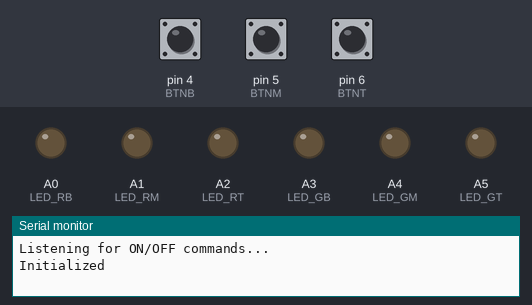
Recording of a sketch running on a simulated Arduino Uno, built with avr-gcc and run on an emulated ATmega328P. Parts: output pins drawn as LEDs (lit = HIGH), the last lines printed to the serial monitor. Inputs (shaded band) come from the test bench; at power-on: pin 4 (BTNB) HIGH, pin 5 (BTNM) HIGH, pin 6 (BTNT) HIGH. No radio packets arrive unless stated; pins used as bus, display or sensor lines are not drawn.

Above: at 2.0 s.
2.1 s: pin 4 (BTNB) pulled LOW for 0.15 s
At 2.6 s:
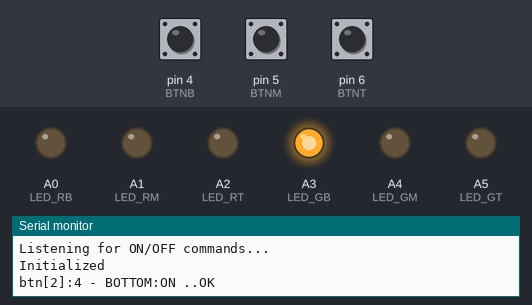
3.8 s: pin 5 (BTNM) pulled LOW for 0.15 s
At 5.0 s:
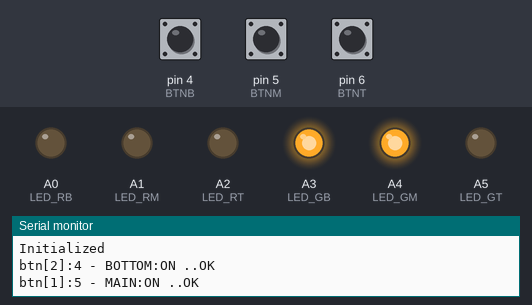
5.5 s: pin 6 (BTNT) pulled LOW for 0.15 s
At 6.3 s:
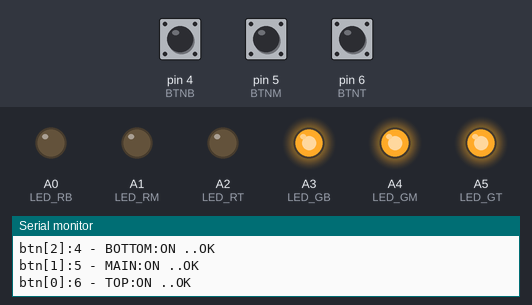
7.2 s: pin 4 (BTNB) pulled LOW for 1 s
At 9.4 s:
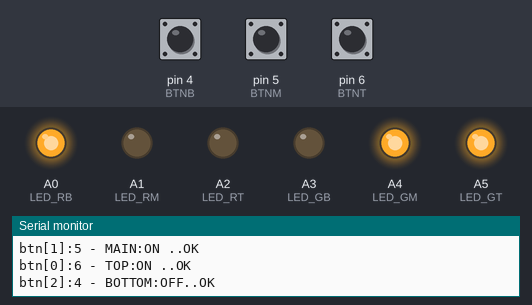
9.7 s: pin 5 (BTNM) pulled LOW for 1 s
At 11.3 s:
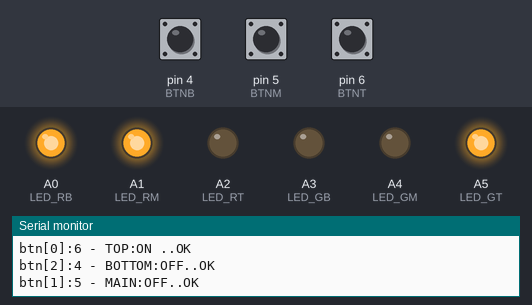
12.2 s: pin 6 (BTNT) pulled LOW for 1 s
At 14.4 s:
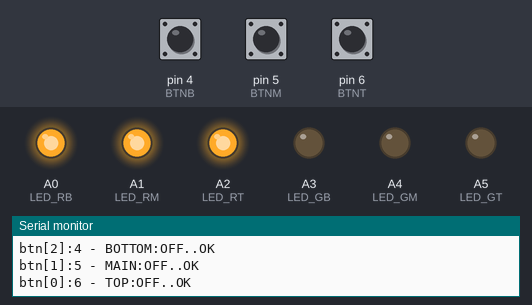
Timing chart, 0 to 15.7 s (numbered marks = the images above; inputs shaded):
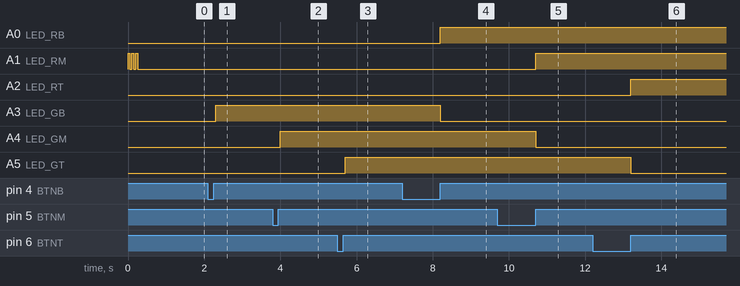

Measured:
- after the input at 2.1 s, A3 (LED_GB): LOW → HIGH after 0.20 s
- after the input at 3.8 s, A4 (LED_GM): LOW → HIGH after 0.20 s
- after the input at 5.5 s, A5 (LED_GT): LOW → HIGH after 0.20 s
- after the input at 7.2 s, A0 (LED_RB): LOW → HIGH after 1.0 s; A3 (LED_GB): HIGH → LOW after 1.0 s
- after the input at 9.7 s, A1 (LED_RM): LOW → HIGH after 1.0 s; A4 (LED_GM): HIGH → LOW after 1.0 s
- after the input at 12.2 s, A2 (LED_RT): LOW → HIGH after 1.0 s; A5 (LED_GT): HIGH → LOW after 1.0 s

The sketch:

WirelessSwitch.ino
```cpp
#include "config.h"
#include "debug.h"
#include <RHReliableDatagram.h>
#include <RH_RF69.h>
#include <SPI.h>

#define NODEID 31
#define MASTERID 1

#define LED_RM             15  //digital pin for MIDDLE RED LED
#define LED_GM             18  //digital pin for MIDDLE GREEN LED
#define LED_RT             16  //digital pin for TOP RED LED
#define LED_GT             19  //digital pin for TOP GREEN LED
#define LED_RB             14  //digital pin for BOTTOM RED LED
#define LED_GB             17  //digital pin for BOTTOM GREEN LE
#define SSR                 7  //digital pin connected to Solid State Relay (SSR)

#define BTNCOUNT            3  //1 or 3 (2 also possible)
#define BTNM                5  //digital pin of middle button
#define BTNT                6  //digital pin of top button
#define BTNB                4  //digital pin of bottom button
#define BTNINDEX_SSR        1  //index in btn[] array which is associated with the SolidStateRelay (SSR)

#define BUTTON_BOUNCE_MS  200  //timespan before another button change can occur

// Singleton instance of the radio driver
RH_RF69 driver;
//RH_RF69 driver(15, 16); // For RF69 on PJRC breakout board with Teensy 3.1

// Class to manage message delivery and receipt, using the driver declared above
RHReliableDatagram manager(driver, NODEID);

long now=0;
byte btnIndex=0; // as the sketch loops this index will loop through the available physical buttons
byte mode[] = {OFF,OFF,OFF}; //could use single bytes for efficiency but keeping it separate for clarity
byte btn[] = {BTNT, BTNM, BTNB};
byte btnLastState[]={RELEASED,RELEASED,RELEASED};
unsigned long btnLastPress[]={0,0,0};
byte btnLEDRED[] = {LED_RT, LED_RM, LED_RB};
byte btnLEDGRN[] = {LED_GT, LED_GM, LED_GB};

void setup()
{
  Serial.begin(9600);
  if (!manager.init())
    Serial.println("init failed");
  // Defaults after init are 434.0MHz, modulation GFSK_Rb250Fd250, +13dbM

  // If you are using a high power RF69, you *must* set a Tx power in the
  // range 14 to 20 like this:
  driver.setTxPower(20);

  pinMode(LED_RM, OUTPUT);pinMode(LED_GM, OUTPUT);
  pinMode(LED_RT, OUTPUT);pinMode(LED_GT, OUTPUT);
  pinMode(LED_RB, OUTPUT);pinMode(LED_GB, OUTPUT);
  // by writing HIGH while in INPUT mode, the internal pullup is activated
  // the button will read 1 when RELEASED (because of the pullup)
  // the button will read 0 when PRESSED (because it's shorted to GND)
  pinMode(BTNM, INPUT);digitalWrite(BTNM, HIGH); //activate pullup
  pinMode(BTNT, INPUT);digitalWrite(BTNT, HIGH); //activate pullup
  pinMode(BTNB, INPUT);digitalWrite(BTNB, HIGH); //activate pullup
  pinMode(SSR, OUTPUT);
  blinkLED(LED_RM,LED_PERIOD_ERROR,LED_PERIOD_ERROR,3);
  delay(500);
  DEBUGLN("\r\nListening for ON/OFF commands...\n");

  Serial.println("Initialized");
}

const byte MSG_LEN=20;
char data[] = "EMPTYSTRING";
uint8_t buf[MSG_LEN];
byte btnState=RELEASED;
boolean ignorePress=false;

void loop()
{
  btnIndex++;
  if (btnIndex>BTNCOUNT-1) btnIndex=0;
  btnState = digitalRead(btn[btnIndex]);
  now = millis();

  if (btnState != btnLastState[btnIndex] && now-btnLastPress[btnIndex] >= BUTTON_BOUNCE_MS) //button event happened
  {
    btnLastState[btnIndex] = btnState;
    if (btnState == PRESSED) btnLastPress[btnIndex] = now;

    //if normal button press, do the SSR/LED action and notify sync-ed SwitchMotes
    //if (btnState == RELEASED && !isSyncMode)
    if (btnState == RELEASED)
    {
      ignorePress=false;
      takeAction(btnIndex, mode[btnIndex]==ON ? OFF : ON, true);
      //checkSYNC();
    }
  }

  if (manager.available())
  {
    // Wait for a message addressed to us from the client
    uint8_t len = sizeof(buf);
    uint8_t from;
    if (manager.recvfromAck(buf, &len, &from))
    {
      Serial.print("Got request from : ");
      Serial.print(from);
      Serial.print(": ");
      Serial.println((char*)buf);

      sprintf((char *)data, "NOK");

    if (buf[0]=='B' && buf[1]=='T' && buf[2]=='N' && buf[4] == ':'
        && (buf[3]>='0' && buf[3]<='2') && (buf[5]=='0' || buf[5]=='1')) {

        mode[buf[3]-'0'] = (buf[5] == '1' ? ON : OFF);
        takeAction(buf[3]-'0', mode[buf[3]-'0'], true);
      }

      // Send a reply back to the originator client
      //if (!manager.sendtoWait((uint8_t *)data, sizeof(data), from))
        //Serial.println("sendtoWait failed");
    }
  }
}

//sets the mode (ON/OFF) for the current button (btnIndex) and turns SSR ON if the btnIndex points to BTNSSR
void takeAction(byte whichButtonIndex, byte whatMode, boolean notifyGateway)
{
  DEBUG("\r\nbtn[");
  DEBUG(whichButtonIndex);
  DEBUG("]:");
  DEBUG(btn[whichButtonIndex]);
  DEBUG(" - ");
  DEBUG(btn[whichButtonIndex]==BTNT?"TOP:":btn[whichButtonIndex]==BTNM?"MAIN:":btn[whichButtonIndex]==BTNB?"BOTTOM:":"UNKNOWN");
  DEBUG(whatMode==ON?"ON ":"OFF");
  mode[whichButtonIndex] = whatMode;
  digitalWrite(btnLEDRED[whichButtonIndex], whatMode == ON ? LOW : HIGH);
  digitalWrite(btnLEDGRN[whichButtonIndex], whatMode == ON ? HIGH : LOW);
  if (whichButtonIndex==BTNINDEX_SSR)
    digitalWrite(SSR, whatMode == ON ? HIGH : LOW);
  if (notifyGateway)
  {
    /*if (whichButtonIndex == BTNINDEX_SSR)
      sprintf((char *)data, "SSR:%s", whatMode==ON ? "ON" : "OFF");
    else*/
    sprintf((char *)data, "BTN%d:%d", whichButtonIndex, whatMode);
    if (manager.sendtoWait((uint8_t *)data, sizeof(data), MASTERID))
      {DEBUGLN("..OK");}
    else {DEBUGLN("..NOT OK");}
  }
}

void blinkLED(byte LEDpin, byte periodON, byte periodOFF, byte repeats)
{
  while(repeats-->0)
  {
    digitalWrite(LEDpin, HIGH);
    delay(periodON);
    digitalWrite(LEDpin, LOW);
    delay(periodOFF);
  }
}
```

debug.h
```cpp
#pragma once

#if defined(SERIAL_BAUD)

#define  DEBUGGING  1
#define  DEBUG(...)     Serial.print(__VA_ARGS__)
#define  DEBUGLN(...)   Serial.println(__VA_ARGS__)
#else
#define  DEBUG(...)
#define  DEBUGLN(...)
#endif
```

config.h
```cpp
#define  NODEID       1
//#define  NODEID       10 // Water heater
//#define  NODEID       13 // Electric meter pulse counter
//#define  NODEID       11 // Hot tub
//#define  NODEID       12 // Garage
//#define  NODEID       20 // Test
#define  MASTERID     1
#define  NETWORKID    112

#define  SERIAL_BAUD  9600

#define  USE_RFM12B          0
#define  USE_RFM69           0

#define  AUDIO_INPUT        A0
#define  AUDIO_POWER_ENABLE A1
#define  RELAY_ON           A2
#define  RELAY_OFF          A3
#define  TEMPERATURE_INPUT  A4
#define  RANDOM_INPUT       A5

#define  AUDIO_SAMPLE_MS      20

#define  DEFAULT_BEACON_TIME  8000
#define  DEFAULT_SAMPLE_TIME  8000

#define  KEY_SOUND        1
#define  KEY_TEMPERATURE  2
#define  KEY_RELAY        3
#define  KEY_ELECTRIC_METER_READING        12

#define   KEY_SOUND_UP   4
#define   KEY_SOUND_DOWN 5

#define   KEY_TEMPERATURE_UP    6
#define   KEY_TEMPERATURE_DOWN  7

#define  KEY_VOLUME         8
#define   KEY_VOLUME_UP     9
#define   KEY_VOLUME_DOWN  10

#define   KEY_RELAY_STATUS  11

#define  KEY_POWER        130
#define  KEY_STATUS       131
#define  KEY_BEACON_TIME  132
#define  KEY_SAMPLE_TIME  133
#define  KEY_PULSE_COUNT  134


// -----------

static const unsigned long switchCodes[2][5] =
  {
    {
      // On
      4281651,
      4281795,
      4282115,
      4283651,
      4289795
    },
    {
      // Off
      4281660,
      4281804,
      4282124,
      4283660,
      4289804
    }
  };

#define LED_PERIOD_ERROR   50
#define LED_PERIOD_OK     200
#define ON                  1
#define OFF                 0
#define PRESSED             0
#define RELEASED            1
```
